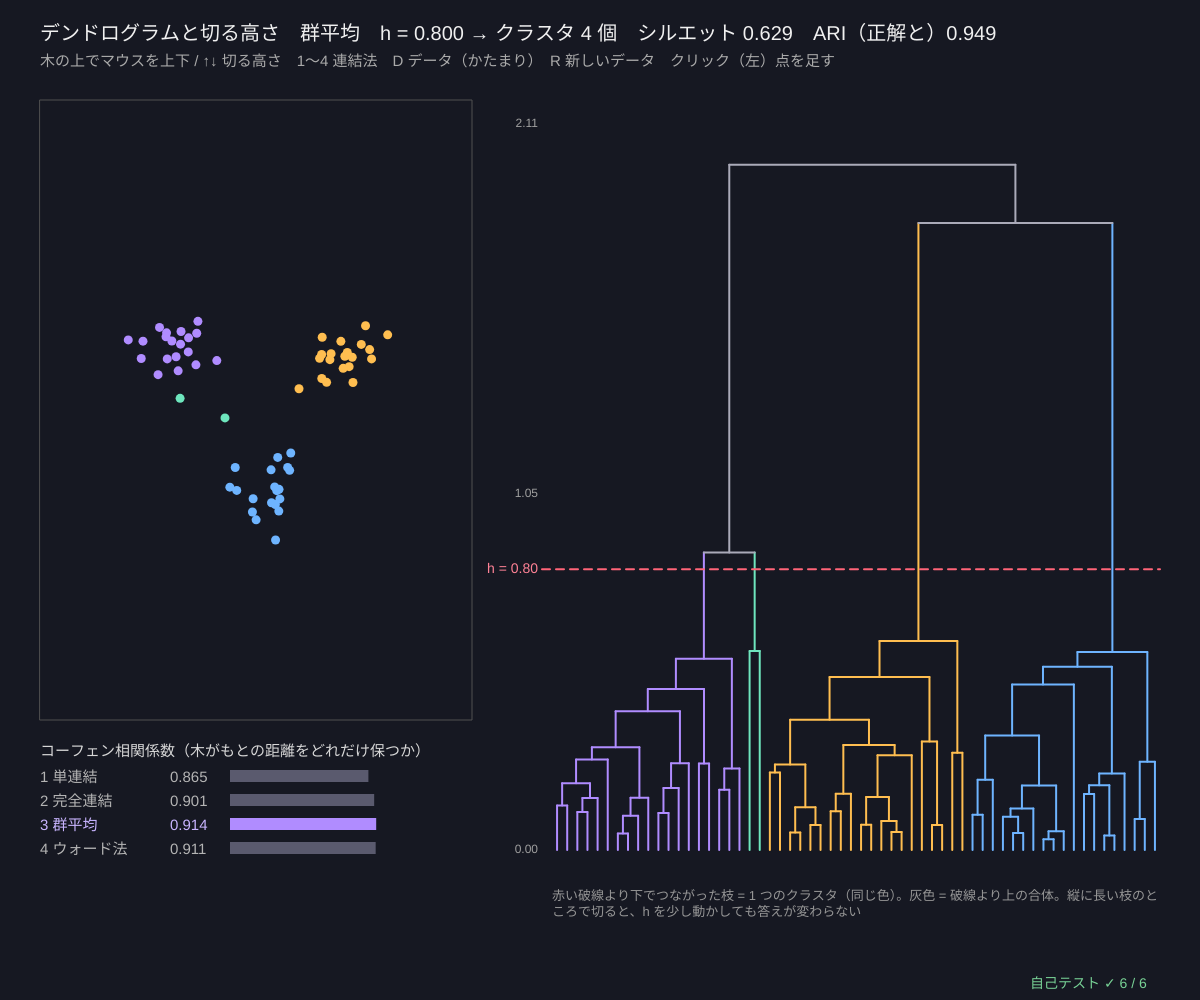
Frame 1 (no input)
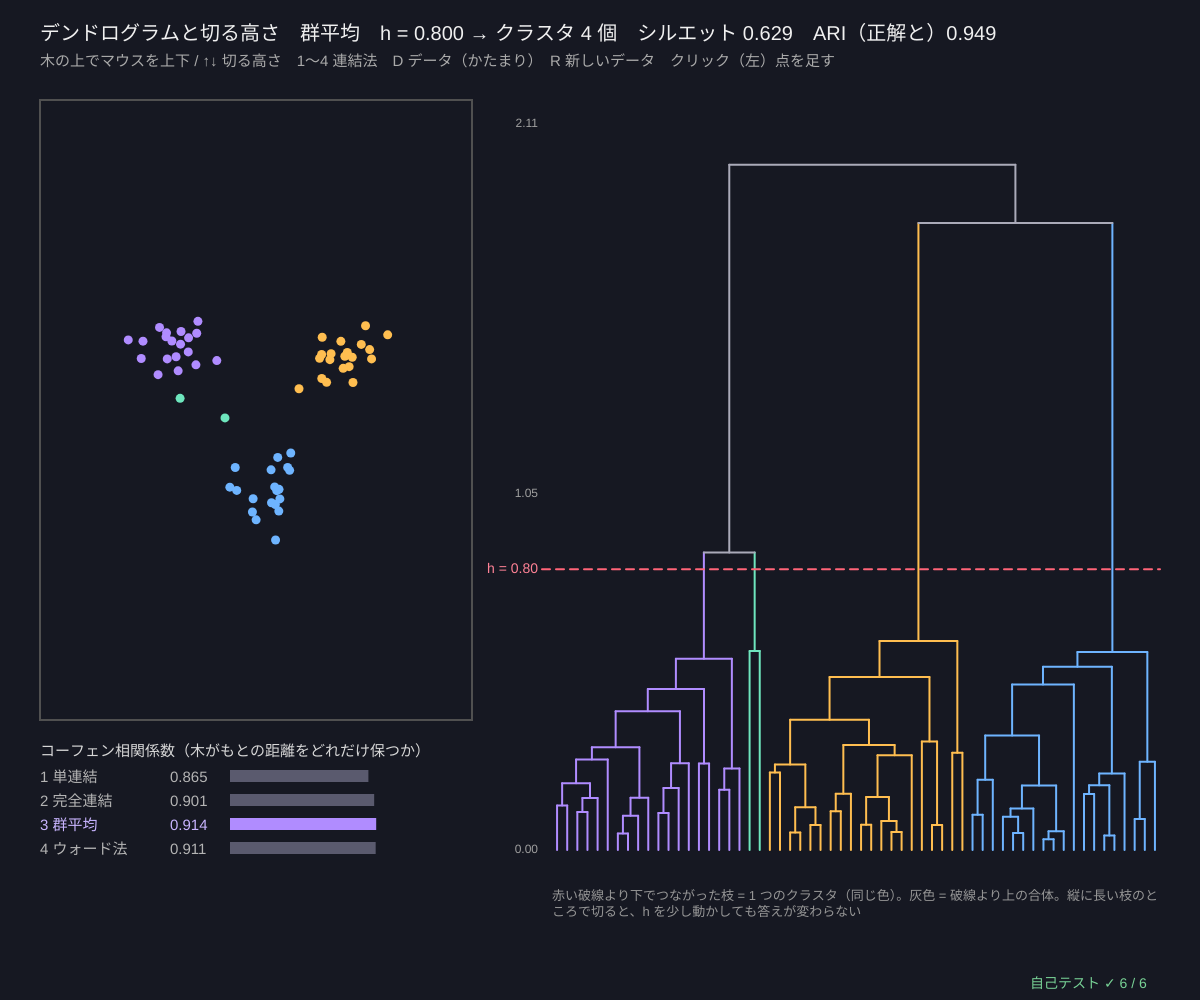
Frame 60 (no input)
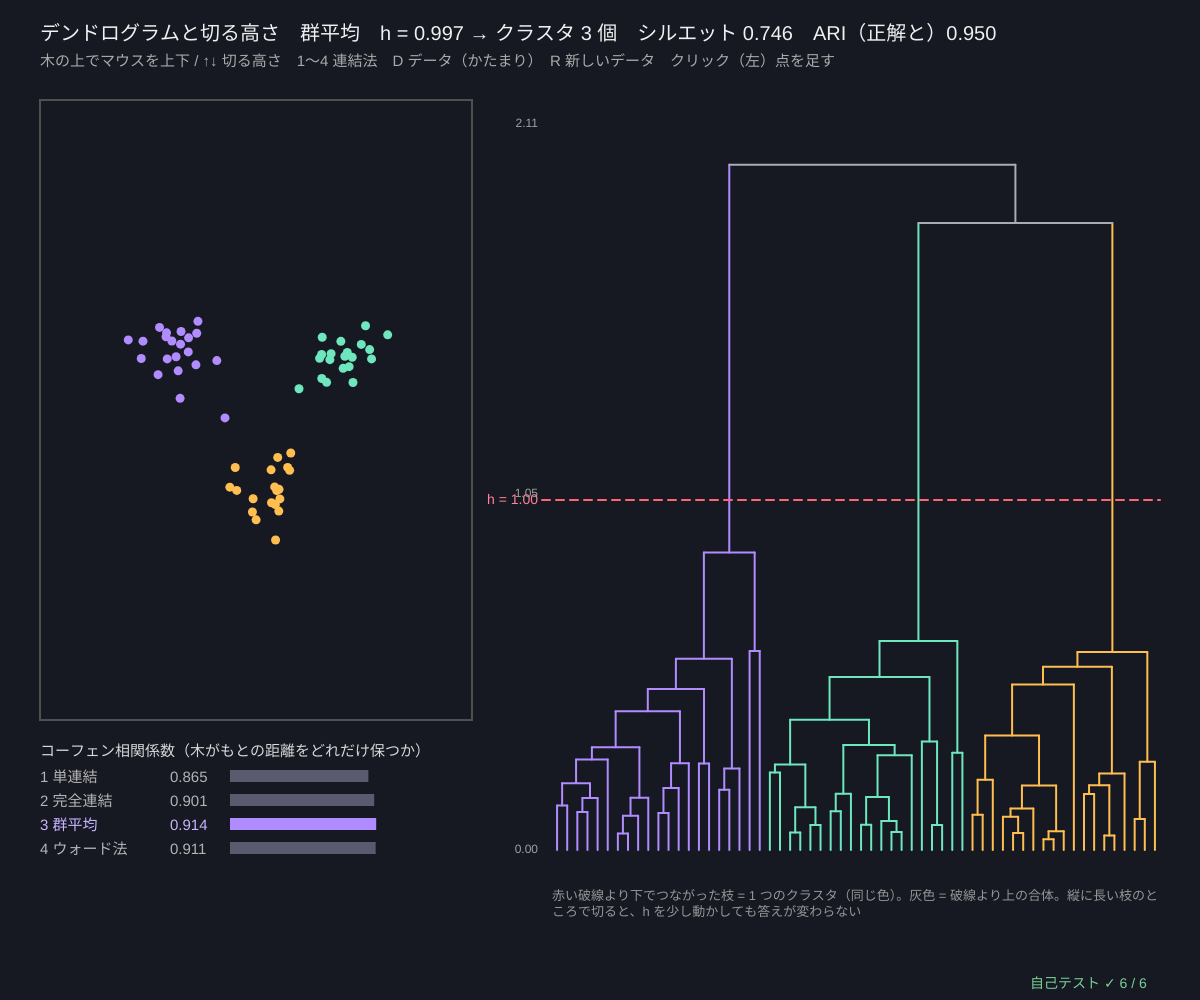
Frame 120 (the mouse pressed at the canvas centre since frame 60)

The p5.js sketch that drew these frames (run headless with seeded random() and noise() and a simulated clock; from frame 60 on, the mouse is pressed at the canvas centre):

// p5.js sketch
// ── sketch.js
// ============================================
// 05 デンドログラムと切る高さ ─ 04 の合体の記録を「木」にする。縦 = 合体した高さ（グループ間の距離）
//   横の線（切る高さ h）で木を切ると、その下にある枝の数 = クラスタの数。長い縦の枝 = はっきり離れたグループ
//   コーフェン距離 c_ij = i と j が初めて同じグループになった高さ。もとの距離 d_ij との相関（コーフェン相関係数）が
//   1 に近いほど、木がもとの距離をよく保っている。単連結の木はシリーズ 9 の 13（H0 のパーシステンス）と同じもの
// マウスを木の上で上下 / ↑↓ 切る高さ / 1〜4 連結法 / D データ / R 新しいデータ / クリック（左の図）点を足す
// ============================================

const NPTS = 60;                       // ★ 点の数
const DKINDS = ['blobs', 'noise', 'chain', 'moons'];
let data, method = 2, merges = [], order = [], coph = [], cutH = 0.8, dataNo = 0, seedD = 51, view, tree, cut = null;

function setup() { createCanvas(windowWidth, windowHeight); textWrap(CHAR); selfTest(); newData(); }
function newData() { data = makeDataset(DKINDS[dataNo], NPTS, seedD); rebuild(); }
function rebuild() {
  merges = agglomerate(data.pts, method); order = leafOrder(merges, data.pts.length);
  coph = [0, 1, 2, 3].map((m) => copheneticCorr(data.pts, agglomerate(data.pts, m)));
  cutH = clampv(cutH, 0, merges[merges.length - 1].h * 1.02); cut = null;
}
// ★ 木の形：葉の横位置 = 並び順、つなぎ目 = 子の真ん中、高さ = 合体の高さ
function layout(n) {
  let xs = new Array(2 * n - 1), hs = new Array(2 * n - 1).fill(0);
  order.forEach((leaf, r) => (xs[leaf] = r));
  merges.forEach((e, t) => { xs[n + t] = (xs[e.a] + xs[e.b]) / 2; hs[n + t] = e.h; });
  return { xs, hs };
}

function draw() {
  background(22, 24, 34);
  let n = data.pts.length;
  if (!cut || cut.h !== cutH) { let lab = cutTreeH(merges, n, cutH), k = new Set(lab).size; cut = { h: cutH, lab, k, sil: k >= 2 && k < n ? meanOf(silhouetteVals(data.pts, lab)) : 0 }; }
  view = fitView(40, 100, width * 0.36, height * 0.62, 0, 0, 5.0);
  noFill(); stroke(80); rect(view.x, view.y, view.w, view.h);
  drawPts(view, data.pts, cut.lab, 9);
  // ---- デンドログラム
  tree = { x: view.x + view.w + 80, y: 110, w: width - view.x - view.w - 120, h: height - 260, x0: -0.5, x1: n - 0.5, y0: 0, y1: merges[n - 2].h * 1.08 };
  let L = layout(n), col = new Array(2 * n - 1).fill(-1);
  for (let i = 0; i < n; i++) col[i] = cut.lab[i];
  merges.forEach((e, t) => { col[n + t] = e.h <= cutH && col[e.a] === col[e.b] ? col[e.a] : -1; });
  merges.forEach((e, t) => {
    let p = n + t, xa = gX(tree, L.xs[e.a]), xb = gX(tree, L.xs[e.b]), yp = gY(tree, e.h);
    strokeWeight(2);
    for (let c of [e.a, e.b]) { stroke(col[p] >= 0 ? palC(col[p]) : color(170, 170, 185)); if (col[c] >= 0 && col[p] < 0) stroke(palC(col[c])); line(gX(tree, L.xs[c]), gY(tree, L.hs[c]), gX(tree, L.xs[c]), yp); }
    stroke(col[p] >= 0 ? palC(col[p]) : color(170, 170, 185)); line(xa, yp, xb, yp);
  });
  stroke(255, 100, 120); strokeWeight(2); drawingContext.setLineDash([8, 6]); line(tree.x - 10, gY(tree, cutH), tree.x + tree.w, gY(tree, cutH)); drawingContext.setLineDash([]);
  noStroke(); fill(255, 130, 150); textSize(14); textAlign(RIGHT, CENTER); text('h = ' + cutH.toFixed(2), tree.x - 14, gY(tree, cutH));
  textAlign(RIGHT, CENTER); fill(160); textSize(12); for (let v of [0, tree.y1 / 2, tree.y1]) text(v.toFixed(2), tree.x - 14, gY(tree, v) + (v === 0 ? 0 : 14));
  // ---- コーフェン相関の表
  let ty = view.y + view.h + 36;
  textAlign(LEFT, BASELINE); fill(215); textSize(15); text('コーフェン相関係数（木がもとの距離をどれだけ保つか）', 40, ty);
  for (let m = 0; m < 4; m++) {
    let y = ty + 26 + m * 24; fill(m === method ? color(200, 180, 255) : 180);
    text((m + 1) + ' ' + LINK_JA[m], 40, y); text(coph[m].toFixed(3), 170, y);
    fill(m === method ? color(176, 140, 255) : color(90, 90, 110)); rect(230, y - 12, Math.max(0, coph[m]) * 160, 12);
  }
  // ---- 文字
  textAlign(LEFT, BASELINE); fill(240); textSize(20);
  text('デンドログラムと切る高さ　' + LINK_JA[method] + '　h = ' + cutH.toFixed(3) + ' → クラスタ ' + cut.k + ' 個　シルエット ' + cut.sil.toFixed(3) + '　ARI（正解と）' + ariScore(cut.lab, data.truth).toFixed(3), 40, 40);
  fill(170); textSize(15); text('木の上でマウスを上下 / ↑↓ 切る高さ　1〜4 連結法　D データ（' + DATA_JA[DKINDS[dataNo]] + '）　R 新しいデータ　クリック（左）点を足す', 40, 66);
  fill(150); textSize(13); text('赤い破線より下でつながった枝 = 1 つのクラスタ（同じ色）。灰色 = 破線より上の合体。縦に長い枝のところで切ると、h を少し動かしても答えが変わらない', tree.x, tree.y + tree.h + 40, tree.w);
  drawSelfTest(width - 170, height - 12);
}

function mouseMoved() { if (tree && inBox(tree, mouseX, mouseY)) cutH = clampv(invY(tree, mouseY), 0, tree.y1); }
function mouseDragged() { mouseMoved(); }
function mousePressed() { if (view && inBox(view, mouseX, mouseY)) { data.pts.push([invX(view, mouseX), invY(view, mouseY)]); data.truth.push(0); rebuild(); } }
function keyPressed() {
  let top = merges[merges.length - 1].h;
  if (key === UP_ARROW) cutH = Math.min(top * 1.05, cutH + top / 60);
  if (key === DOWN_ARROW) cutH = Math.max(0, cutH - top / 60);
  if (key.length === 1 && '1234'.includes(key)) { method = +key - 1; rebuild(); }
  if (key === 'd' || key === 'D') { dataNo = (dataNo + 1) % DKINDS.length; newData(); }
  if (key === 'r' || key === 'R') { seedD++; newData(); }
  return false;
}

// ---- 自己テスト
function selfTest() {
  selfTestResults = [];
  seedRng(55);
  let pts = Array.from({ length: 28 }, () => [rnd() * 3, rnd() * 2]), n = pts.length, cc = [0, 1, 2, 3].map((m) => copheneticCorr(pts, agglomerate(pts, m)));
  check('コーフェン相関係数は 4 つとも −1〜1 で有限：' + cc.map((v) => v.toFixed(3)).join(', '), cc.every((v) => isFinite(v) && v >= -1 && v <= 1));
  let ultra = true;
  for (let m = 0; m < 4; m++) {
    let C = copheneticMatrix(agglomerate(pts, m), n);
    for (let i = 0; i < n; i++) for (let j = 0; j < n; j++) for (let k = 0; k < n; k++) if (C[i * n + j] > Math.max(C[i * n + k], C[k * n + j]) + 1e-12) ultra = false;
  }
  check('コーフェン距離は超距離：c_ij ≤ max(c_ik, c_kj)（全部の 3 点の組）', ultra);
  let mg = agglomerate(pts, 2), kOk = true;
  for (let t = 0; t < 40; t++) { let h = rnd() * mg[n - 2].h * 1.1, lab = cutTreeH(mg, n, h), cnt = mg.filter((e) => e.h <= h).length; if (new Set(lab).size !== n - cnt || ariScore(lab, cutTreeK(mg, n, n - cnt)) !== 1) kOk = false; }
  check('高さ h で切ったクラスタの数 = n − (h 以下の合体の数)、k で切った結果と同じ', kOk);
  let sl = agglomerate(pts, 0), ccOk = true;
  for (let t = 0; t < 15; t++) {
    let h = rnd() * sl[n - 2].h, par = pts.map((_, i) => i), root = (x) => (par[x] === x ? x : (par[x] = root(par[x])));
    for (let i = 0; i < n; i++) for (let j = i + 1; j < n; j++) if (edist(pts[i], pts[j]) <= h) par[root(i)] = root(j);
    if (ariScore(cutTreeH(sl, n, h), pts.map((_, i) => root(i))) !== 1) ccOk = false;
  }
  check('単連結を高さ h で切る = 「距離 h 以下を線でつないだグラフ」の連結成分（総当たり）', ccOk);
  let ordOk = true;
  for (let m = 0; m < 4; m++) {
    let g = agglomerate(pts, m), od = leafOrder(g, n);
    if (new Set(od).size !== n) ordOk = false;
    for (let k = 1; k <= n; k++) { let lab = cutTreeK(g, n, k), seq = od.map((i) => lab[i]), seen = new Set(); for (let r = 0; r < n; r++) { if (r > 0 && seq[r] !== seq[r - 1] && seen.has(seq[r])) ordOk = false; seen.add(seq[r]); } }
  }
  check('葉の並びは全部の点の並べかえで、どの k でもクラスタが横にひと続き（枝が交差しない）', ordOk);
  let D = pts.map((p) => pts.map((q) => edist(p, q)));
  for (let k = 0; k < n; k++) for (let i = 0; i < n; i++) for (let j = 0; j < n; j++) D[i][j] = Math.min(D[i][j], Math.max(D[i][k], D[k][j]));
  let Cs = copheneticMatrix(sl, n);
  check('単連結のコーフェン距離 = 道のりの中のいちばん長い一歩を最小にした値（ミニマックス距離、総当たり）', D.every((r, i) => r.every((v, j) => i === j || Math.abs(v - Cs[i * n + j]) < 1e-12)));
  reportSelfTest();
}

// ---------- やってみよう ----------
// 1. 木の上でマウスをゆっくり上下させ、クラスタの数がどこで変わるか見よう。長い縦の枝はどこ？
// 2. 1〜4 で連結法を変え、コーフェン相関係数がいちばん大きいのはどれか確かめよう（群平均が大きくなりやすい）
// 3. D で「かたまり + 外れ値」に。単連結では外れ値が最後まで 1 人ぼっちの枝になる
// 4. シルエット（上の数字）がいちばん大きくなる高さを探そう。02 の k の選び方とくらべて
// 5. シリーズ 9 の 13 クラスタの木は、単連結の木を「パーシステンス」として見たもの

// ==================================================
// ここから下は「クラスタリングの道具」（中身は読まなくても OK。消さないでね）
// ==================================================
// ---- 共通：値をはさむ・クラスタの色・距離（点は [x, y] や [r, g, b] のような配列）
function clampv(v, a, b) { return v < a ? a : v > b ? b : v; }
const PAL = [[176, 140, 255], [110, 230, 190], [255, 190, 80], [110, 180, 255], [255, 120, 130], [200, 240, 110], [255, 150, 220], [90, 210, 220], [255, 150, 70], [190, 190, 255]];
function palC(k, a) {                  // クラスタ k の色（k < 0 = ノイズ = 灰色）
  let al = a === undefined ? 255 : a;
  if (k < 0) return color(120, 120, 135, al);
  let c = PAL[k % PAL.length]; return color(c[0], c[1], c[2], al);
}
function sqd(a, b) { let s = 0; for (let i = 0; i < a.length; i++) { let d = a[i] - b[i]; s += d * d; } return s; }   // 距離の 2 乗
function edist(a, b) { return Math.sqrt(sqd(a, b)); }                                                              // ユークリッド距離
function meanOf(arr) { if (!arr.length) return 0; let s = 0; for (let v of arr) s += v; return s / arr.length; }
// ---- 種つきの乱数（同じ種なら毎回同じ列）
let rngState = 1, gaussSpare = null;
function seedRng(s) { rngState = (s >>> 0) || 1; gaussSpare = null; }
function rnd() {                       // 0〜1 の一様乱数（mulberry32）
  rngState = (rngState + 0x6d2b79f5) >>> 0;
  let t = rngState;
  t = Math.imul(t ^ (t >>> 15), t | 1);
  t ^= t + Math.imul(t ^ (t >>> 7), t | 61);
  return ((t ^ (t >>> 14)) >>> 0) / 4294967296;
}
function rndInt(a, b) { return a + Math.floor(rnd() * (b - a + 1)); }
function gauss() {                     // 標準正規分布（ボックス-ミュラー法）
  if (gaussSpare !== null) { let g = gaussSpare; gaussSpare = null; return g; }
  let u = 1 - rnd(), v = rnd(), r = Math.sqrt(-2 * Math.log(u));
  gaussSpare = r * Math.sin(2 * Math.PI * v); return r * Math.cos(2 * Math.PI * v);
}
// ---- 合成データ（種つき）。どれも { pts, truth（正解のグループ番号）, k（正解のグループ数）} を返す
// blob = { n, c: [中心 x, y], sd: [長い向きの標準偏差, 短い向き], rot: 傾き（ラジアン）}
function makeBlobs(specs) {
  let pts = [], truth = [];
  specs.forEach((s, k) => {
    let cr = Math.cos(s.rot || 0), sr = Math.sin(s.rot || 0);
    for (let i = 0; i < s.n; i++) { let a = gauss() * s.sd[0], b = gauss() * s.sd[1]; pts.push([s.c[0] + cr * a - sr * b, s.c[1] + sr * a + cr * b]); truth.push(k); }
  });
  return { pts, truth, k: specs.length };
}
function makeMoons(n, noise) {         // 2 つの三日月（かみ合った半円）
  let pts = [], truth = [];
  for (let i = 0; i < n; i++) {
    let k = i % 2, t = rnd() * Math.PI, x = k ? 1 - Math.cos(t) : Math.cos(t), y = k ? 0.5 - Math.sin(t) : Math.sin(t);
    pts.push([(x - 0.5) * 1.6 + gauss() * noise, (y - 0.25) * 1.6 + gauss() * noise]); truth.push(k);
  }
  return { pts, truth, k: 2 };
}
function makeCircles(n, noise, inner) { // 同心円（外の輪と内の輪。点の数は輪の長さに比例）
  let pts = [], truth = [], nOut = Math.round((n * 1.3) / (1.3 + inner));
  for (let i = 0; i < n; i++) { let k = i < nOut ? 0 : 1, t = rnd() * 2 * Math.PI, r = k ? inner : 1.3; pts.push([r * Math.cos(t) + gauss() * noise, r * Math.sin(t) + gauss() * noise]); truth.push(k); }
  return { pts, truth, k: 2 };
}
const DATA_JA = { blobs: 'かたまり', moons: '三日月', circles: '同心円', aniso: '細長い', density: '密度がちがう', sizes: '大きさがちがう', noise: 'かたまり + 外れ値', chain: '鎖でつながる' };
function makeDataset(kind, n, seed) {
  seedRng(seed);
  if (kind === 'moons') return makeMoons(n, 0.07);
  if (kind === 'circles') return makeCircles(n, 0.05, 0.55);
  if (kind === 'aniso') { let m = Math.floor(n / 3); return makeBlobs([{ n: m, c: [-0.6, 0.9], sd: [0.9, 0.1], rot: 0.5 }, { n: m, c: [0, 0], sd: [0.9, 0.1], rot: 0.5 }, { n: n - 2 * m, c: [0.6, -0.9], sd: [0.9, 0.1], rot: 0.5 }]); }
  if (kind === 'density') { let m = Math.floor(n * 0.45); return makeBlobs([{ n: m, c: [-0.9, 0.3], sd: [0.12, 0.12] }, { n: m, c: [-0.3, 0.3], sd: [0.12, 0.12] }, { n: n - 2 * m, c: [0.9, -0.2], sd: [0.65, 0.65] }]); }
  if (kind === 'sizes') { let m = Math.floor(n * 0.12); return makeBlobs([{ n: n - 2 * m, c: [-0.5, 0], sd: [0.6, 0.6] }, { n: m, c: [0.85, 0.75], sd: [0.1, 0.1] }, { n: m, c: [0.85, -0.75], sd: [0.1, 0.1] }]); }
  if (kind === 'chain') {
    let m = Math.floor(n * 0.4), d = makeBlobs([{ n: m, c: [-1.2, 0], sd: [0.25, 0.25] }, { n: m, c: [1.2, 0], sd: [0.25, 0.25] }]), rest = n - 2 * m;
    for (let i = 0; i < rest; i++) { d.pts.push([-0.8 + (1.6 * (i + 0.5)) / rest, 0.04 * gauss()]); d.truth.push(i < rest / 2 ? 0 : 1); }
    return d;
  }
  let m = Math.floor(n / 3), d = makeBlobs([{ n: m, c: [-1, 0.7], sd: [0.25, 0.25] }, { n: m, c: [1, 0.6], sd: [0.3, 0.22], rot: 0.4 }, { n: n - 2 * m, c: [0, -0.9], sd: [0.28, 0.28] }]);
  if (kind === 'noise') { let q = Math.floor(n * 0.08); for (let i = 0; i < q; i++) { d.pts.push([-2 + 4 * rnd(), -1.8 + 3.6 * rnd()]); d.truth.push(-1); } }
  return d;
}
// ---- シルエット係数 s_i = (b − a) / max(a, b)（ちょうど O(n²)）
//   a = 同じクラスタの点までの平均距離、b = いちばん近い別クラスタの点までの平均距離。1 点だけのクラスタは s = 0
function silhouetteVals(pts, labels) {
  let n = pts.length, k = 0; for (let l of labels) k = Math.max(k, l + 1);
  let cnt = new Array(k).fill(0); for (let l of labels) if (l >= 0) cnt[l]++;
  let out = new Array(n).fill(0);
  for (let i = 0; i < n; i++) {
    let sum = new Array(k).fill(0), own = labels[i];
    if (own < 0 || cnt[own] <= 1) continue;               // ノイズ（−1）と 1 点だけのクラスタは 0
    for (let j = 0; j < n; j++) if (j !== i && labels[j] >= 0) sum[labels[j]] += edist(pts[i], pts[j]);
    let a = sum[own] / (cnt[own] - 1), b = Infinity;
    for (let c = 0; c < k; c++) if (c !== own && cnt[c] > 0) b = Math.min(b, sum[c] / cnt[c]);
    if (b === Infinity) continue;
    let m = Math.max(a, b); out[i] = m > 0 ? (b - a) / m : 0;
  }
  return out;
}
// ---- 凝集型クラスタリング（ランス-ウィリアムズの更新式）。merges[t] = { a, b（合体した 2 つの番号）, h（高さ）, size }
//   葉 = 0〜n−1、t 番目の合体でできたクラスタ = n + t。ウォード法は距離² で更新し、高さ = √（更新した値）
const LINK_JA = ['単連結', '完全連結', '群平均', 'ウォード法'];
function agglomerate(pts, method) {    // method: 0 単連結 / 1 完全連結 / 2 群平均 / 3 ウォード法
  let n = pts.length, Dm = new Float64Array(n * n), size = new Array(n).fill(1), id = pts.map((_, i) => i), act = new Array(n).fill(true), merges = [];
  for (let i = 0; i < n; i++) for (let j = 0; j < n; j++) Dm[i * n + j] = method === 3 ? sqd(pts[i], pts[j]) : edist(pts[i], pts[j]);
  for (let t = 0; t < n - 1; t++) {
    let bi = -1, bj = -1, bd = Infinity;
    for (let i = 0; i < n; i++) if (act[i]) for (let j = i + 1; j < n; j++) if (act[j] && Dm[i * n + j] < bd) { bd = Dm[i * n + j]; bi = i; bj = j; }
    let ni = size[bi], nj = size[bj];
    merges.push({ a: id[bi], b: id[bj], h: method === 3 ? Math.sqrt(Math.max(0, bd)) : bd, size: ni + nj });
    for (let k = 0; k < n; k++) {
      if (!act[k] || k === bi || k === bj) continue;
      let dik = Dm[bi * n + k], djk = Dm[bj * n + k], nk = size[k], v;
      if (method === 0) v = Math.min(dik, djk);
      else if (method === 1) v = Math.max(dik, djk);
      else if (method === 2) v = (ni * dik + nj * djk) / (ni + nj);
      else v = ((ni + nk) * dik + (nj + nk) * djk - nk * bd) / (ni + nj + nk);
      Dm[bi * n + k] = Dm[k * n + bi] = v;
    }
    size[bi] = ni + nj; act[bj] = false; id[bi] = n + t;
  }
  return merges;
}
function membersOf(merges, n) {        // 番号 → 中の点のリスト
  let mem = []; for (let i = 0; i < n; i++) mem.push([i]);
  for (let m of merges) mem.push(mem[m.a].concat(mem[m.b]));
  return mem;
}
function labelsAfter(merges, n, count) { // はじめの count 回だけ合体したときのラベル（0, 1, 2… 小さい点の番号順）
  let mem = membersOf(merges, n), alive = new Set(); for (let i = 0; i < n; i++) alive.add(i);
  for (let t = 0; t < count; t++) { alive.delete(merges[t].a); alive.delete(merges[t].b); alive.add(n + t); }
  let groups = [...alive].map((c) => mem[c]).sort((p, q) => Math.min(...p) - Math.min(...q)), lab = new Array(n).fill(0);
  groups.forEach((g, k) => g.forEach((i) => (lab[i] = k)));
  return lab;
}
function cutTreeK(merges, n, k) { return labelsAfter(merges, n, clampv(n - k, 0, n - 1)); }
function cutTreeH(merges, n, h) { let c = 0; while (c < merges.length && merges[c].h <= h) c++; return labelsAfter(merges, n, c); }
function leafOrder(merges, n) {        // デンドログラムの葉の並び（枝が交差しない順）
  if (n === 1) return [0];
  let out = [], st = [2 * n - 2];
  while (st.length) { let v = st.pop(); if (v < n) out.push(v); else { let m = merges[v - n]; st.push(m.b); st.push(m.a); } }
  return out;
}
function copheneticMatrix(merges, n) { // c_ij = i と j が初めて同じクラスタになった高さ
  let mem = membersOf(merges, n), C = new Float64Array(n * n);
  merges.forEach((m) => { for (let x of mem[m.a]) for (let y of mem[m.b]) C[x * n + y] = C[y * n + x] = m.h; });
  return C;
}
function pearson(xs, ys) {
  let n = xs.length, mx = meanOf(xs), my = meanOf(ys), sxy = 0, sxx = 0, syy = 0;
  for (let i = 0; i < n; i++) { let a = xs[i] - mx, b = ys[i] - my; sxy += a * b; sxx += a * a; syy += b * b; }
  return sxx > 0 && syy > 0 ? clampv(sxy / Math.sqrt(sxx * syy), -1, 1) : 0;
}
function copheneticCorr(pts, merges) {  // もとの距離とコーフェン距離の相関
  let n = pts.length, C = copheneticMatrix(merges, n), xs = [], ys = [];
  for (let i = 0; i < n; i++) for (let j = i + 1; j < n; j++) { xs.push(edist(pts[i], pts[j])); ys.push(C[i * n + j]); }
  return pearson(xs, ys);
}
// ---- 正解との一致：分割表、純度、調整ランド指数（ARI）、正規化相互情報量（NMI）。ラベル −1（ノイズ）も 1 つのグループとして数える
function contingency(a, b) {
  let ra = [...new Set(a)].sort((x, y) => x - y), cb = [...new Set(b)].sort((x, y) => x - y), ia = new Map(ra.map((v, i) => [v, i])), ib = new Map(cb.map((v, i) => [v, i]));
  let M = ra.map(() => new Array(cb.length).fill(0));
  for (let i = 0; i < a.length; i++) M[ia.get(a[i])][ib.get(b[i])]++;
  return { M, ra, cb };
}
function comb2(x) { return (x * (x - 1)) / 2; }
function ariScore(a, b) {
  let { M } = contingency(a, b), n = a.length, sij = 0, sa = 0, sb = 0, colS = new Array(M[0].length).fill(0);
  for (let r of M) { let rs = 0; r.forEach((v, j) => { sij += comb2(v); rs += v; colS[j] += v; }); sa += comb2(rs); }
  for (let v of colS) sb += comb2(v);
  let expv = (sa * sb) / Math.max(1, comb2(n)), maxv = (sa + sb) / 2;
  return maxv - expv === 0 ? 1 : (sij - expv) / (maxv - expv);
}
function nmiScore(a, b) {              // NMI = 2·I(A; B) / (H(A) + H(B))
  let { M } = contingency(a, b), n = a.length, rs = M.map((r) => r.reduce((s, v) => s + v, 0)), cs = M[0].map((_, j) => M.reduce((s, r) => s + r[j], 0));
  let H = (arr) => -arr.reduce((s, v) => s + (v > 0 ? (v / n) * Math.log(v / n) : 0), 0), mi = 0;
  M.forEach((r, i) => r.forEach((v, j) => { if (v > 0) mi += (v / n) * Math.log((n * v) / (rs[i] * cs[j])); }));
  let hs = H(rs) + H(cs); return hs === 0 ? 1 : clampv((2 * mi) / hs, 0, 1);
}
function purityScore(pred, truth) { let { M } = contingency(pred, truth); return M.reduce((s, r) => s + Math.max(...r), 0) / pred.length; }
// ---- グラフと図の道具：g = { x, y, w, h, x0, x1, y0, y1 }（画面の四角とデータの範囲）
function gX(g, v) { return g.x + clampv((v - g.x0) / (g.x1 - g.x0), -0.02, 1.02) * g.w; }
function gY(g, v) { return g.y + g.h - clampv((v - g.y0) / (g.y1 - g.y0), -0.02, 1.02) * g.h; }
function invX(g, px) { return g.x0 + ((px - g.x) / g.w) * (g.x1 - g.x0); }
function invY(g, py) { return g.y0 + ((g.y + g.h - py) / g.h) * (g.y1 - g.y0); }
function inBox(g, px, py) { return px >= g.x && px <= g.x + g.w && py >= g.y && py <= g.y + g.h; }
function fitView(x, y, w, h, cx, cy, span) {   // 縦横の縮尺をそろえる（span = 短い辺に入るデータの幅）
  let s = Math.min(w, h) / span; return { x, y, w, h, x0: cx - w / 2 / s, x1: cx + w / 2 / s, y0: cy - h / 2 / s, y1: cy + h / 2 / s };
}
function plotAxes(g, xl, yl, xt, yt) {
  stroke(95); strokeWeight(1); noFill(); rect(g.x, g.y, g.w, g.h);
  noStroke(); fill(165); textSize(12); textAlign(CENTER, TOP);
  for (let v of xt) text(+v.toPrecision(3), gX(g, v), g.y + g.h + 4);
  textAlign(RIGHT, CENTER);
  for (let v of yt) text(+v.toPrecision(3), g.x - 5, gY(g, v));
  textAlign(LEFT, BASELINE); fill(205); textSize(13);
  text(xl, g.x + g.w - textWidth(xl), g.y + g.h + 30); text(yl, g.x, g.y - 8);
}
function polyline(pts) {               // 点が 2 つ以上あるときだけ折れ線を描く
  if (pts.length < 2) return;
  noFill(); beginShape(); for (let p of pts) vertex(p[0], p[1]); endShape();
}
function drawPts(g, pts, labels, r, al) {   // クラスタの色で点を描く（labels がなければ白）
  noStroke();
  for (let i = 0; i < pts.length; i++) { fill(labels ? palC(labels[i], al) : color(230, 230, 240, al === undefined ? 255 : al)); circle(gX(g, pts[i][0]), gY(g, pts[i][1]), r); }
}
// ---- 自己テストの道具
let selfTestResults = [];
function check(name, cond) { selfTestResults.push({ name, ok: !!cond }); }
function near(a, b, tol) { return a !== null && a !== undefined && isFinite(a) && Math.abs(a - b) <= (tol === undefined ? 1e-9 : tol); }
function noNaN(v) { return Array.isArray(v) ? v.every(noNaN) : !(typeof v === 'number' && v !== v); }
function reportSelfTest() { for (let r of selfTestResults) (r.ok ? console.log : console.error)((r.ok ? '✓ ' : '✗ ') + r.name); }
function selfTestLine() { let n = selfTestResults.filter((r) => r.ok).length; return '自己テスト ' + (n === selfTestResults.length ? '✓ ' : '✗ ') + n + ' / ' + selfTestResults.length; }
function drawSelfTest(x, y) { noStroke(); fill(selfTestResults.every((r) => r.ok) ? color(120, 210, 150) : color(255, 90, 90)); textSize(14); textAlign(LEFT, BASELINE); text(selfTestLine(), x, y); }
